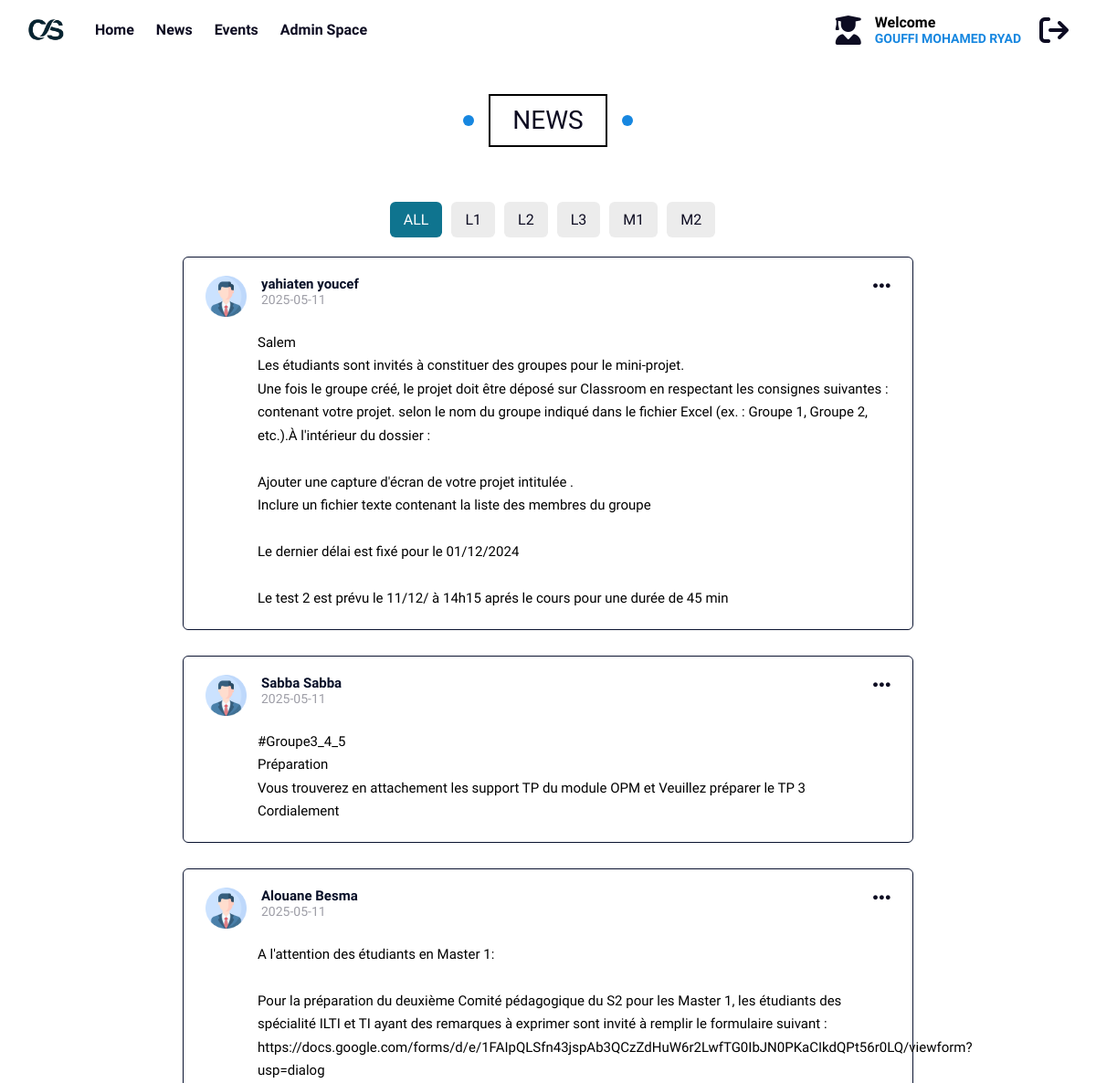
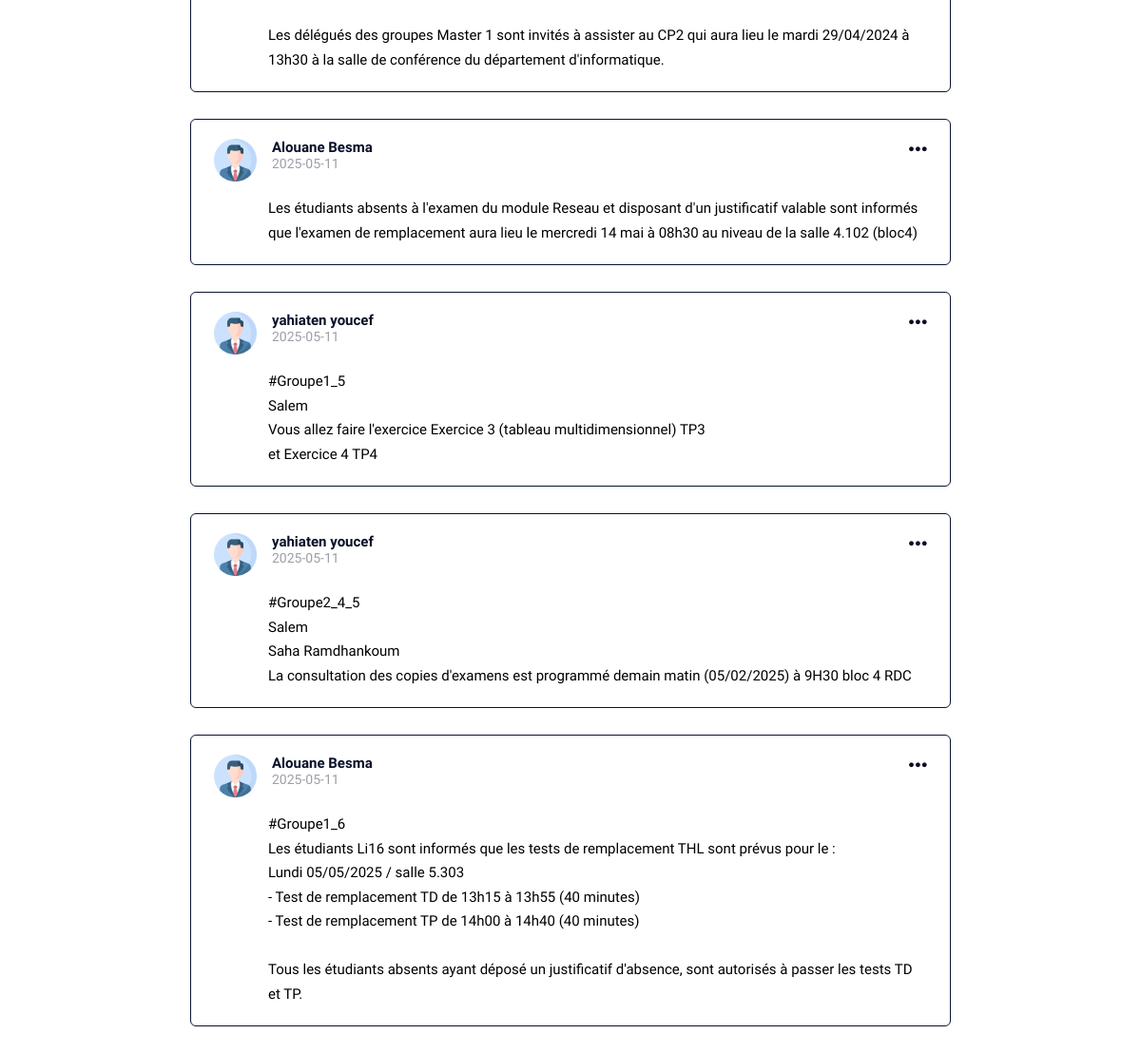
/news.php (signed in), run on the app's committed database (2 pictures, top to bottom).
### tables this page shows
CREATE TABLE `user` (
  `id` bigint(20) UNSIGNED NOT NULL,
  `fullname` varchar(255) NOT NULL,
  `email` varchar(255) NOT NULL,
  `password` varchar(1000) NOT NULL,
  `role` enum('admin','teacher') NOT NULL
);

CREATE TABLE `news` (
  `id` bigint(20) UNSIGNED NOT NULL,
  `target_level` varchar(100) NOT NULL DEFAULT 'all',
  `news_content` varchar(1000) DEFAULT NULL,
  `news_date_posted` date DEFAULT current_timestamp(),
  `news_publisher` int(11) NOT NULL
);

### php/admins.php (called while the page is built, shortened)
<?php
class Admins {
    private $conn;
    private $table = 'user';
    public function __construct($db) {
        $this->conn = $db;
    }
    public function admin_data($email) {
        $sql = $this->conn->prepare("SELECT * FROM {$this->table} WHERE email = ?");
        $sql->bindParam(1, $email, PDO::PARAM_STR);
        $sql->execute();
        $result = $sql->fetch(PDO::FETCH_ASSOC);
        return $result;
    }
}
?>

### php/news.php (called while the page is built, shortened)
<?php
class News {
    private $conn;
    public function __construct($db) {
        $this->conn = $db;
    }
    public function get_news($level) {
        if($level=="all"){
            $sql = $this->conn->prepare("SELECT news.*,user.fullname,user.email,user.role,user.id as userid
                                    FROM news
                                    JOIN user ON user.id = news.news_publisher
                                    ORDER BY news.id DESC");
        $sql->execute();
        }
        $result = $sql->fetchAll(PDO::FETCH_ASSOC);
        return $result;
    }
}
?>

### news.php (the view, shortened to what this page needs)
<?php
    require 'php/admins.php';
    require 'php/news.php';
    $db = new Database();
    $dbconn = $db->connect();
?>
<!DOCTYPE html>
<html lang="en">
<head>
    <link rel="stylesheet" href="libs/bootstrapv5/bootstrap.min.css">
    <link href="css/normalize.css" rel="stylesheet" />
    <link href="css/all.min.css" rel="stylesheet" />
    <link href="css/global.css" rel="stylesheet" />
    <link href="css/global2.css" rel="stylesheet" />
    <link href="css/header.css" rel="stylesheet" />
    <link href="css/news.css" rel="stylesheet" />
</head>
<body>
    <header>
        <div class="container">
            <a href="home.php" class="logo"><img src="picts/departement/logo1removed.png" alt=""></a>
            <div class="wrapper">
                <nav>
                    <a href="home.php">Home</a>
                    <a href="news.php">News</a>
                    <a href="events.php">Events</a>
                    <a href="space.php"><?=ucfirst($_SESSION["role"])?> Space</a>
                </nav>
                <div class="userCard">
                    <i class="fa-solid fa-user-graduate"></i>
                    <div class="userCords">
                        <p>Welcome</p>
                        <?php
                            if($_SESSION["role"]=="student"){
                                $user = new User($dbconn);
                                $result = $user->user_data($_SESSION["matricule"]);
                                echo "<span>$result[name] $result[surname]</span>";
                            }
                            else if($_SESSION["role"]=="teacher" || $_SESSION["role"]=="admin"){
                                $user = new Admins($dbconn);
                                $result = $user->admin_data($_SESSION["email"]);
                                echo "<span>$result[fullname]</span>";
                            }
                        ?>
                    </div>
                    <a class="logout" href="php/logout.php"><i class="fa-solid fa-arrow-right-from-bracket"></i></a>
                </div>
            </div>
        </div>
    </header>
    <main>
        <h2>NEWS</h2>
        <div class="container">
            <div class="news">
                <?php
                if($_SESSION["role"]!="teacher"):
                ?>
                <ul id="categories" class="coffee">
                    <a href="news.php?level=all"><li id="all">ALL</li></a>
                    <a href="news.php?level=l1"><li data-val="l1">L1</li></a>
                    <a href="news.php?level=l2"><li data-val="l2">L2</li></a>
                    <a href="news.php?level=l3"><li data-val="l3">L3</li></a>
                    <a href="news.php?level=m1"><li data-val="m1">M1</li></a>
                    <a href="news.php?level=m2"><li data-val="m2">M2</li></a>
                </ul>
                <?php
                endif;
                ?>
                <?php
                    $user = new News($dbconn);
                    $level = isset($_GET["level"])? $_GET["level"] : "all";
                    $result = $user->get_news($level);
                    foreach ($result as $key => $value): ?>
                    <div class="newsCard" id=news<?=$value['id']?>>
                        <div class="info">
                            <img src="picts/person.png" alt="" class="pfp">
                            <div class="wrapper">
                                <span class="author"><?=$value['fullname']?></span>
                                <span class="date"><?=$value['news_date_posted']?></span>
                            </div>
                            <?php if($_SESSION["email"] == $value["email"]):?>
                                <i class="fa-solid fa-x" style="font-size: 18px;" onclick="deletenews(<?=$value['id']?>)"></i>
                            <?php else:?>
                                <i class="fa-solid fa-ellipsis"></i>
                            <?php endif;?>
                        </div>
                        <p class="description"><?=nl2br(htmlspecialchars($value['news_content']))?></p>
                    </div>
                <?php endforeach;?>
            </div>
        </div>
    </main>
</body>

### css/global.css (style rules this page uses)
* { box-sizing: border-box; margin: 0; padding: 0; }
:root { --prime-color: #0f748f; --second-color: #00c7fc; --mediafire: #0077FF; --notion-one: #202020; --notion-two: #191919; --onelove: #161515; --logo1: #00C7FC; --logo2: #0F748F; --bg-color: #081028; --gray:#AEB9E1; --logo3:#CB3CFF; --bg-secondary:#0A1330; --white:white; --border:#343B4F; --charts-bg:#0B1739; --bg-color-light: white; --bg-secondary-light:#eee; --black:black; }
html { scroll-behavior: smooth; }
body { line-height: initial; }
.container { margin-left: auto; margin-right: auto; padding-left: 15px; padding-right: 15px; }
ul { padding: 0px; margin: 0px; }
@media (min-width: 768px) { .container { max-width: 750px; } }
@media (min-width: 992px) { .container { max-width: 970px; } }
@media (min-width: 1200px) { .container { max-width: 1170px; } }
ul { list-style: none; }
a { text-decoration: none; color: inherit; }

### css/global2.css (style rules this page uses)
:root { --main-color: #2196f3; --main-color-alt: #1787e0; --color:#243971; --headers:#0d0c22 ; --paragraph:#6e6d7a ; --bg-gray:#9e9ea7 ; --bg-light-gray:#f3f3f6 ; --site-nav-link-hover-color: #7b7194; --time:0.3s; }
* { box-sizing: border-box; }
body { font-family:"Mona Sans", sans-serif; color: var(--headers) !important; }
p { color: var(--paragraph); }
main>h2 { padding: 10px 24px; border: 2px solid black; font-size: 28px; width: fit-content; margin-left: auto; margin-right: auto; margin-top: 40px; margin-bottom: 60px; position: relative; }
main>h2::before, main>h2::after { content: ""; position: absolute; display: block; width: 12px; height: 12px; background-color: var(--main-color-alt); border-radius: 50%; top: 50%; transform: translateY(-50%); }
main>h2::before { left: -30px; }
main>h2::after { right: -30px; }

### css/header.css (style rules this page uses)
header { margin-top: 3px; }
header .container { display: flex; align-items: center; height: 60px; }
header .container .logo { display: inline-block; }
header .container .logo img { width: 40px; }
header .container > .wrapper { margin-left: 24px; display: flex; justify-content: space-between; flex-grow: 1; align-items: center; }
header .container > .wrapper nav a { font-weight: 600; padding: 16px 10px; }
header .userCard { display: flex; align-items: center; }
header .userCords { margin-left: 15px; }
header i { font-size: 32px; }
header a.logout { margin-left: 20px; }
header p { margin-bottom: 0px; font-weight: bold; color: black; }
header span { font-size: 14px; font-weight: bold; text-transform: uppercase; line-height: 1.2; display: block; color: var(--main-color-alt); }

### css/news.css (style rules this page uses)
main .news { width: 800px; margin: 0px auto; max-width: 100%; }
main .newsCard, main .postNews { border: solid 1px var(--bg-secondary); padding: 20px 24px; border-radius: 6px; margin-bottom: 28px; }
main .newsCard .info>i { flex: 1; text-align: end; font-size: 22px; cursor: pointer; }
main .info { display: flex; }
main .newsCard .pfp, main .postNews .pfp { width: 45px; }
main .wrapper { display: flex; flex-direction: column; padding-left: 16px; }
main .newsCard .author { font-weight: bold; font-size: 15px; color: var(--bg-color); }
main .newsCard .date { font-size: 14px; color: var(--bg-gray); }
main .newsCard .description { font-size: 15px; line-height: 1.7; margin-top: 16px; margin-bottom: 0; color: black; margin-left: 57px; }
.news ul { display: flex; justify-content: center; align-items: center; font-weight: 500; flex-wrap: wrap; margin-bottom: 16px; }
.news ul li { background-color: #ececec; border-radius: 6px; }
.news ul li, .news ul li.bbtn { padding: 10px 15px; margin-left: 10px; margin-bottom: 5px; }
.news ul li:hover, .news ul li.bbtn { display: block; background-color: var(--logo2); color: white; cursor: pointer; width: fit-content; }

### data on the page
user: fullname "GOUFFI MOHAMED RYAD"
news: user.fullname "yahiaten youcef", news_date_posted "2025-05-11", news_content "Salem Les étudiants sont invités à constituer des groupes pour le mini-projet. Une fois le groupe créé, le projet doit être déposé sur Classroom en respectant les consignes suivantes : contenant votre projet. selon le nom du groupe indiqué dans le fichier Excel (ex. : Groupe 1, Groupe 2, etc.).À l'intérieur du dossier : Ajouter une capture d'écran de votre projet intitulée . Inclure un fichier texte contenant la liste des membres du groupe Le dernier délai est fixé pour le 01/12/2024 Le test 2 est prévu le 11/12/ à 14h15 aprés le cours pour une durée de 45 min"
news: user.fullname "Sabba Sabba", news_date_posted "2025-05-11", news_content "#Groupe3_4_5 Préparation Vous trouverez en attachement les support TP du module OPM et Veuillez préparer le TP 3 Cordialement"
news: user.fullname "Alouane Besma", news_date_posted "2025-05-11", news_content "A l'attention des étudiants en Master 1: Pour la préparation du deuxième Comité pédagogique du S2 pour les Master 1, les étudiants des spécialité ILTI et TI ayant des remarques à exprimer sont invité à remplir le formulaire suivant : https://docs.google.com/forms/d/e/1FAIpQLSfn43jspAb3QCzZdHuW6r2LwfTG0IbJN0PKaCIkdQPt56r0LQ/viewform?usp=dialog Les délégués des groupes Master 1 sont invités à assister au CP2 qui aura lieu le mardi 29/04/2024 à 13h30 à la salle de conférence du département d'informatique."
news: user.fullname "Alouane Besma", news_date_posted "2025-05-11", news_content "Les étudiants absents à l'examen du module Reseau et disposant d'un justificatif valable sont informés que l'examen de remplacement aura lieu le mercredi 14 mai à 08h30 au niveau de la salle 4.102 (bloc4)"
news: user.fullname "yahiaten youcef", news_date_posted "2025-05-11", news_content "#Groupe1_5 Salem Vous allez faire l'exercice Exercice 3 (tableau multidimensionnel) TP3 et Exercice 4 TP4"
news: user.fullname "yahiaten youcef", news_date_posted "2025-05-11", news_content "#Groupe2_4_5 Salem Saha Ramdhankoum La consultation des copies d'examens est programmé demain matin (05/02/2025) à 9H30 bloc 4 RDC"
news: user.fullname "Alouane Besma", news_date_posted "2025-05-11", news_content "#Groupe1_6 Les étudiants Li16 sont informés que les tests de remplacement THL sont prévus pour le : Lundi 05/05/2025 / salle 5.303 - Test de remplacement TD de 13h15 à 13h55 (40 minutes) - Test de remplacement TP de 14h00 à 14h40 (40 minutes) Tous les étudiants absents ayant déposé un justificatif d'absence, sont autorisés à passer les tests TD et TP."

### other printed values
$_SESSION["role"] "Admin"
